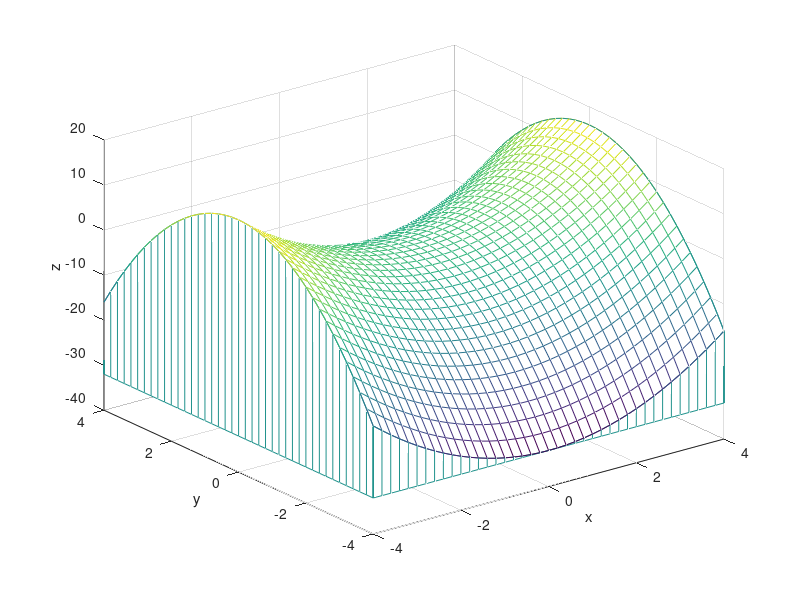

Reproduce this figure in MATLAB.
% SKU CoE ITE - ParkSooYoung
% Grade 3 , Semester 1 , Chapter 1-3-2 , Number 4

[x, y] = meshgrid(-4:0.2:4);
z = x.^2-2*y.^2;
meshz(x, y, z);
xlabel('x');
ylabel('y');
zlabel('z');
